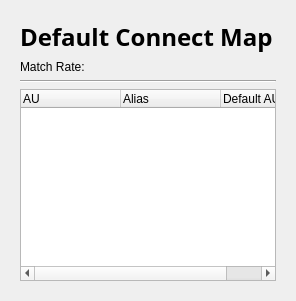
     <widget class="QWidget" name="ccmPage2">
      <layout class="QVBoxLayout" name="verticalLayout_22">
       <item>
        <widget class="QWidget" name="defaultMapWidget" native="true">
         <layout class="QVBoxLayout" name="verticalLayout_13">
          <item>
           <widget class="QLabel" name="label_6">
            <property name="styleSheet">
             <string notr="true">QLabel {font: 18pt Arial Black; font-weight:bold}</string>
            </property>
            <property name="text">
             <string>Default Connect Map</string>
            </property>
           </widget>
          </item>
          <item>
           <widget class="QLabel" name="defaultMapMatchRateLabel">
            <property name="text">
             <string>Match Rate:</string>
            </property>
           </widget>
          </item>
          <item>
           <widget class="Line" name="line_7">
            <property name="orientation">
             <enum>Qt::Horizontal</enum>
            </property>
           </widget>
          </item>
          <item>
           <widget class="QTreeWidget" name="defaultConnectMapTreeWidget">
            <column>
             <property name="text">
              <string>AU</string>
             </property>
            </column>
            <column>
             <property name="text">
              <string>Alias</string>
             </property>
            </column>
            <column>
             <property name="text">
              <string>Default AU Mesh Name</string>
             </property>
            </column>
           </widget>
          </item>
         </layout>
        </widget>
       </item>
      </layout>
     </widget>
